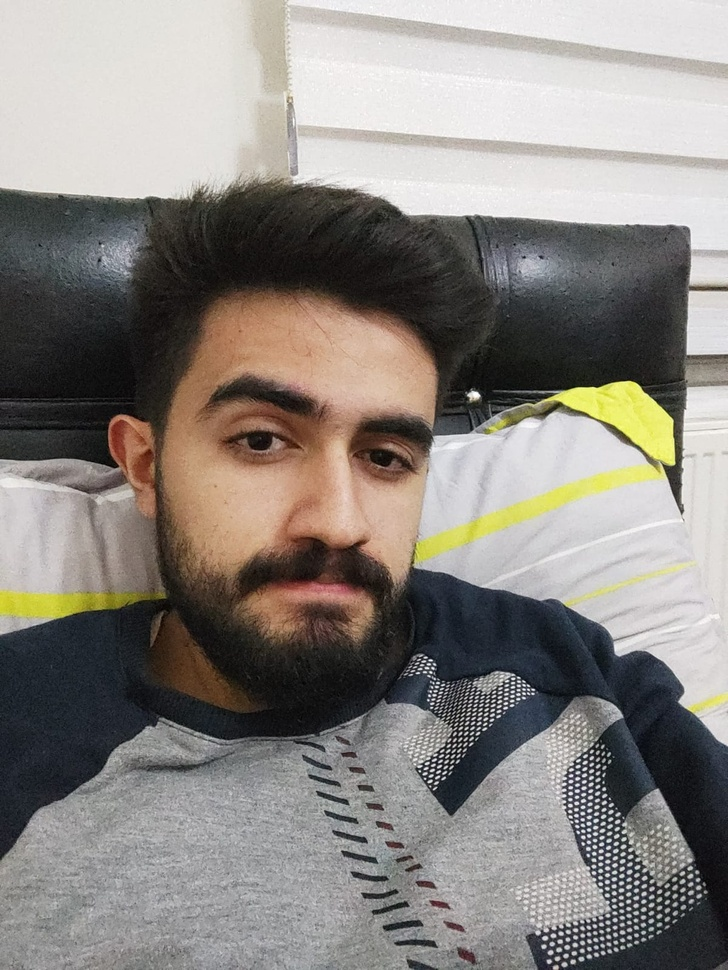
#> input picture resim_ekleme/resim1.jpg, 728 x 970 px, shrunk from 1200 x 1599 before the run
$ python resim_ekle.py
#> lines starting #> are read from the running program, lines starting #| are printed output that depends on the picture
import cv2 as cv
img=cv.imread("resim1.jpg",0)
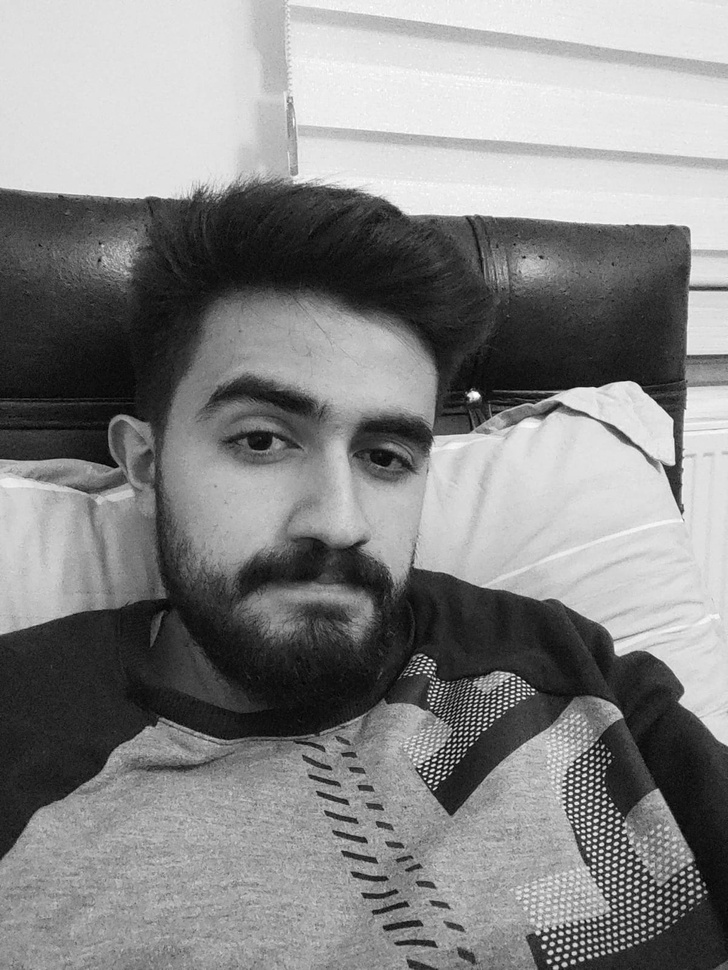
#> img: shape (970, 728); min 0, max 255, mean 134.1
cv.imshow("manas",img)

k=cv.waitKey(0) &0xFF
#> (key Esc is pressed here)
if k==27: #27 esc nin sayısal karşılığıdır.
   cv.destroyAllWindows()
elif k==ord("s"):
    cv.imwrite("resim.jpg",img)
    cv.destroyAllWindows()
